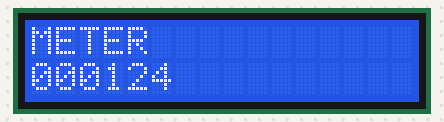
The sketch below on a simulated Arduino Uno, built with avr-gcc and run on an emulated ATmega328P. Parts: 16×2 character LCD.

Above: at 0.1 s.
At 4.2 s:
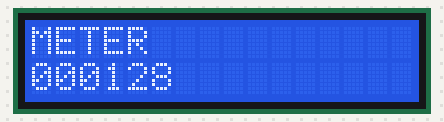
At 9.2 s:
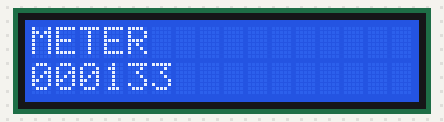
At 19.3 s:
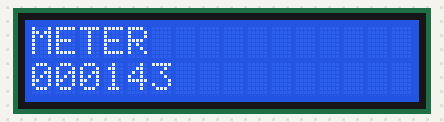
At 28.3 s:
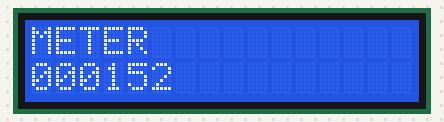
At 38.4 s:
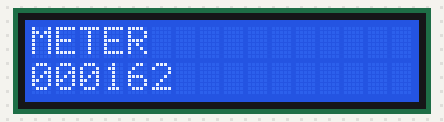

Measured:
- what the display in image 2 shows lasts 1.0 s, from 9.1 s to 10.1 s

The sketch:

MADAR.ino
```cpp
#include <Wire.h>
#include <LiquidCrystal_I2C.h>

LiquidCrystal_I2C lcd(0x27, 16, 2);

int reading = 123;

void setup() {
  lcd.init();
  lcd.backlight();

  lcd.clear();
  lcd.setCursor(0,0);
  lcd.print("METER"); // عنوان ثابت (اختياري)
}

void loop() {
  reading++;

  lcd.setCursor(0, 1);  // سطر واحد ثابت

  // طباعة رقم 6 خانات ثابت بدون clear
  if (reading < 10) lcd.print("00000");
  else if (reading < 100) lcd.print("0000");
  else if (reading < 1000) lcd.print("000");
  else if (reading < 10000) lcd.print("00");
  else if (reading < 100000) lcd.print("0");

  lcd.print(reading);

  delay(1000);
}
```
